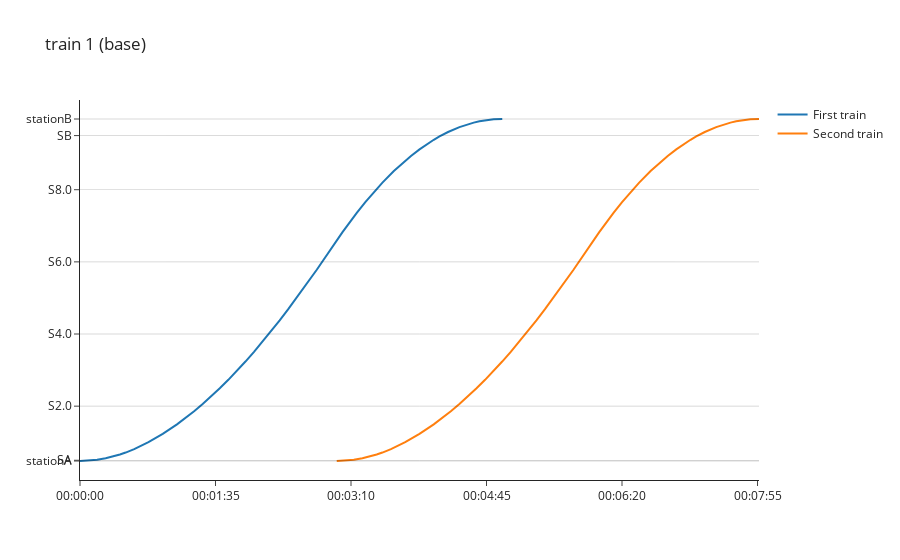

Write notebook code for a chart like this one.
### Markdown cell above
with plotly

### Code cell
sim.space_time_chart_plotly(1, points_to_show=['switch','station', 'signal'], eco_or_base='base')

### Figure 1 — Plotly figure (JSON) as saved in the notebook; plotly's stock layout.template omitted (floating-point values rounded to 4 significant figures)
{"data": [{"name": "First train", "type": "scatter", "x": [0, 8, 12, 18, 22, 28, 32, 38, 48, 58, 68, 74, 80, 86, 92, 98, 104, 110, 116, 122, 128, 140, 146, 154, 166, 184.0, 188.0, 194.0, 200.0, 206.0, 212.0, 220.0, 228.0, 232.0, 238.0, 242.0, 248.0, 252.0, 258.0, 266.0, 270.0, 276.0, 280.0, 286.0, 290.0, 296.0], "y": [0, 14.74, 33.13, 74.41, 111.0, 179.4, 234.0, 328.9, 520.8, 750.4, 1015.0, 1190.0, 1378.0, 1578.0, 1790.0, 2015.0, 2251.0, 2498.0, 2757.0, 3027.0, 3307.0, 3898.0, 4207.0, 4634.0, 5300.0, 6344, 6564, 6879, 7176, 7455, 7716, 8036, 8324, 8456, 8639, 8751, 8904, 8996, 9119, 9255, 9311, 9380, 9416, 9455, 9471, 9480]}, {"name": "Second train", "type": "scatter", "x": [180, 188, 192, 198, 202, 208, 212, 218, 228, 238, 248, 254, 260, 266, 272, 278, 284, 290, 296, 302, 308, 320, 326, 334, 346, 364.0, 368.0, 374.0, 380.0, 386.0, 392.0, 400.0, 408.0, 412.0, 418.0, 422.0, 428.0, 432.0, 438.0, 446.0, 450.0, 456.0, 460.0, 466.0, 470.0, 476.0], "y": [0, 14.74, 33.13, 74.41, 111.0, 179.4, 234.0, 328.9, 520.8, 750.4, 1015.0, 1190.0, 1378.0, 1578.0, 1790.0, 2015.0, 2251.0, 2498.0, 2757.0, 3027.0, 3307.0, 3898.0, 4207.0, 4634.0, 5300.0, 6344, 6564, 6879, 7176, 7455, 7716, 8036, 8324, 8456, 8639, 8751, 8904, 8996, 9119, 9255, 9311, 9380, 9416, 9455, 9471, 9480]}], "layout": {"hovermode": "x unified", "shapes": [{"line": {"color": "black", "width": 0.5}, "type": "line", "x0": 0, "x1": 1, "xref": "x domain", "y0": 0, "y1": 0, "yref": "y"}, {"line": {"color": "black", "width": 0.5}, "type": "line", "x0": 0, "x1": 1, "xref": "x domain", "y0": 20, "y1": 20, "yref": "y"}, {"line": {"color": "black", "width": 0.5}, "type": "line", "x0": 0, "x1": 1, "xref": "x domain", "y0": 1520, "y1": 1520, "yref": "y"}, {"line": {"color": "black", "width": 0.5}, "type": "line", "x0": 0, "x1": 1, "xref": "x domain", "y0": 3520, "y1": 3520, "yref": "y"}, {"line": {"color": "black", "width": 0.5}, "type": "line", "x0": 0, "x1": 1, "xref": "x domain", "y0": 5520, "y1": 5520, "yref": "y"}, {"line": {"color": "black", "width": 0.5}, "type": "line", "x0": 0, "x1": 1, "xref": "x domain", "y0": 7520, "y1": 7520, "yref": "y"}, {"line": {"color": "black", "width": 0.5}, "type": "line", "x0": 0, "x1": 1, "xref": "x domain", "y0": 9020, "y1": 9020, "yref": "y"}, {"line": {"color": "black", "width": 0.5}, "type": "line", "x0": 0, "x1": 1, "xref": "x domain", "y0": 9480, "y1": 9480, "yref": "y"}], "title": {"text": "train 1 (base)"}, "xaxis": {"tickmode": "array", "ticktext": ["00:00:00", "00:01:35", "00:03:10", "00:04:45", "00:06:20", "00:07:55", "00:09:30"], "tickvals": [0, 95, 190, 285, 380, 475, 570]}, "yaxis": {"tickmode": "array", "ticktext": ["stationA", "SA", "S2.0", "S4.0", "S6.0", "S8.0", "SB", "stationB"], "tickvals": [0, 20, 1520, 3520, 5520, 7520, 9020, 9480]}}}
